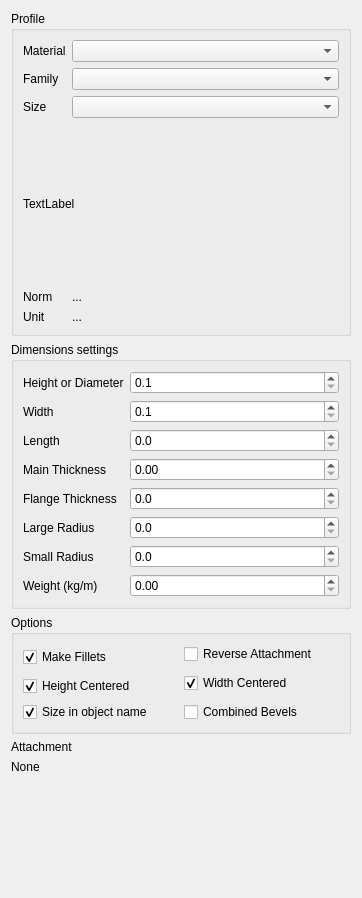
<?xml version="1.0" encoding="UTF-8"?>
<ui version="4.0">
 <class>Dialog</class>
 <widget class="QDialog" name="Dialog">
  <property name="geometry">
   <rect>
    <x>0</x>
    <y>0</y>
    <width>362</width>
    <height>898</height>
   </rect>
  </property>
  <property name="windowTitle">
   <string>Dialog</string>
  </property>
  <layout class="QVBoxLayout" name="verticalLayout">
   <item>
    <widget class="QGroupBox" name="groupBox">
     <property name="title">
      <string>Profile</string>
     </property>
     <layout class="QFormLayout" name="formLayout">
      <item row="0" column="0">
       <widget class="QLabel" name="label_10">
        <property name="text">
         <string>Material</string>
        </property>
       </widget>
      </item>
      <item row="0" column="1">
       <widget class="QComboBox" name="combo_material"/>
      </item>
      <item row="1" column="0">
       <widget class="QLabel" name="label">
        <property name="text">
         <string>Family</string>
        </property>
       </widget>
      </item>
      <item row="1" column="1">
       <widget class="QComboBox" name="combo_family">
        <property name="toolTip">
         <string>Choose profile type</string>
        </property>
       </widget>
      </item>
      <item row="2" column="0">
       <widget class="QLabel" name="label_2">
        <property name="text">
         <string>Size</string>
        </property>
       </widget>
      </item>
      <item row="2" column="1">
       <widget class="QComboBox" name="combo_size">
        <property name="toolTip">
         <string>Choose size</string>
        </property>
       </widget>
      </item>
      <item row="4" column="0" colspan="2">
       <widget class="QLabel" name="label_image">
        <property name="minimumSize">
         <size>
          <width>0</width>
          <height>160</height>
         </size>
        </property>
        <property name="text">
         <string>TextLabel</string>
        </property>
       </widget>
      </item>
      <item row="5" column="0">
       <widget class="QLabel" name="label_11">
        <property name="text">
         <string>Norm</string>
        </property>
       </widget>
      </item>
      <item row="5" column="1">
       <widget class="QLabel" name="label_norm">
        <property name="text">
         <string>...</string>
        </property>
       </widget>
      </item>
      <item row="6" column="0">
       <widget class="QLabel" name="label_13">
        <property name="text">
         <string>Unit</string>
        </property>
       </widget>
      </item>
      <item row="6" column="1">
       <widget class="QLabel" name="label_unit">
        <property name="text">
         <string>...</string>
        </property>
       </widget>
      </item>
     </layout>
    </widget>
   </item>
   <item>
    <widget class="QGroupBox" name="groupBox_2">
     <property name="title">
      <string>Dimensions settings</string>
     </property>
     <layout class="QFormLayout" name="formLayout_2">
      <item row="0" column="0">
       <widget class="QLabel" name="label_3">
        <property name="text">
         <string>Height or Diameter</string>
        </property>
       </widget>
      </item>
      <item row="0" column="1">
       <widget class="QDoubleSpinBox" name="sb_height">
        <property name="toolTip">
         <string>Adjust Height</string>
        </property>
        <property name="decimals">
         <number>1</number>
        </property>
        <property name="minimum">
         <double>0.100000000000000</double>
        </property>
        <property name="maximum">
         <double>1000.000000000000000</double>
        </property>
        <property name="singleStep">
         <double>0.100000000000000</double>
        </property>
       </widget>
      </item>
      <item row="1" column="0">
       <widget class="QLabel" name="label_4">
        <property name="text">
         <string>Width</string>
        </property>
       </widget>
      </item>
      <item row="1" column="1">
       <widget class="QDoubleSpinBox" name="sb_width">
        <property name="decimals">
         <number>1</number>
        </property>
        <property name="minimum">
         <double>0.100000000000000</double>
        </property>
        <property name="maximum">
         <double>1000.000000000000000</double>
        </property>
        <property name="singleStep">
         <double>0.100000000000000</double>
        </property>
       </widget>
      </item>
      <item row="2" column="0">
       <widget class="QLabel" name="label_5">
        <property name="text">
         <string>Length</string>
        </property>
       </widget>
      </item>
      <item row="2" column="1">
       <widget class="QDoubleSpinBox" name="sb_length">
        <property name="decimals">
         <number>1</number>
        </property>
        <property name="maximum">
         <double>24000.000000000000000</double>
        </property>
       </widget>
      </item>
      <item row="3" column="0">
       <widget class="QLabel" name="label_6">
        <property name="text">
         <string>Main Thickness</string>
        </property>
       </widget>
      </item>
      <item row="3" column="1">
       <widget class="QDoubleSpinBox" name="sb_main_thickness">
        <property name="maximum">
         <double>100.000000000000000</double>
        </property>
        <property name="singleStep">
         <double>0.100000000000000</double>
        </property>
       </widget>
      </item>
      <item row="4" column="0">
       <widget class="QLabel" name="label_7">
        <property name="text">
         <string>Flange Thickness</string>
        </property>
       </widget>
      </item>
      <item row="4" column="1">
       <widget class="QDoubleSpinBox" name="sb_flange_thickness">
        <property name="decimals">
         <number>1</number>
        </property>
        <property name="singleStep">
         <double>0.100000000000000</double>
        </property>
       </widget>
      </item>
      <item row="5" column="0">
       <widget class="QLabel" name="label_8">
        <property name="text">
         <string>Large Radius</string>
        </property>
       </widget>
      </item>
      <item row="5" column="1">
       <widget class="QDoubleSpinBox" name="sb_radius1">
        <property name="decimals">
         <number>1</number>
        </property>
        <property name="maximum">
         <double>50.000000000000000</double>
        </property>
        <property name="singleStep">
         <double>0.100000000000000</double>
        </property>
       </widget>
      </item>
      <item row="6" column="0">
       <widget class="QLabel" name="label_9">
        <property name="text">
         <string>Small Radius</string>
        </property>
       </widget>
      </item>
      <item row="6" column="1">
       <widget class="QDoubleSpinBox" name="sb_radius2">
        <property name="decimals">
         <number>1</number>
        </property>
        <property name="maximum">
         <double>50.000000000000000</double>
        </property>
        <property name="singleStep">
         <double>0.100000000000000</double>
        </property>
       </widget>
      </item>
      <item row="7" column="1">
       <widget class="QDoubleSpinBox" name="sb_weight">
        <property name="maximum">
         <double>500.000000000000000</double>
        </property>
        <property name="singleStep">
         <double>0.100000000000000</double>
        </property>
       </widget>
      </item>
      <item row="7" column="0">
       <widget class="QLabel" name="label_12">
        <property name="text">
         <string>Weight (kg/m)</string>
        </property>
       </widget>
      </item>
     </layout>
    </widget>
   </item>
   <item>
    <widget class="QGroupBox" name="groupBox_3">
     <property name="title">
      <string>Options</string>
     </property>
     <layout class="QGridLayout" name="gridLayout">
      <item row="0" column="0" rowspan="2">
       <widget class="QCheckBox" name="cb_make_fillet">
        <property name="text">
         <string>Make Fillets</string>
        </property>
        <property name="checked">
         <bool>true</bool>
        </property>
       </widget>
      </item>
      <item row="0" column="1">
       <widget class="QCheckBox" name="cb_reverse_attachment">
        <property name="text">
         <string>Reverse Attachment</string>
        </property>
       </widget>
      </item>
      <item row="1" column="1" rowspan="2">
       <widget class="QCheckBox" name="cb_width_centered">
        <property name="text">
         <string>Width Centered</string>
        </property>
        <property name="checked">
         <bool>true</bool>
        </property>
       </widget>
      </item>
      <item row="2" column="0">
       <widget class="QCheckBox" name="cb_height_centered">
        <property name="text">
         <string>Height Centered</string>
        </property>
        <property name="checked">
         <bool>true</bool>
        </property>
       </widget>
      </item>
      <item row="3" column="0">
       <widget class="QCheckBox" name="cb_size_in_name">
        <property name="text">
         <string>Size in object name</string>
        </property>
        <property name="checked">
         <bool>true</bool>
        </property>
       </widget>
      </item>
      <item row="3" column="1">
       <widget class="QCheckBox" name="cb_combined_bevel">
        <property name="text">
         <string>Combined Bevels</string>
        </property>
       </widget>
      </item>
     </layout>
    </widget>
   </item>
   <item>
    <widget class="QLabel" name="label_14">
     <property name="text">
      <string>Attachment</string>
     </property>
    </widget>
   </item>
   <item>
    <widget class="QLabel" name="label_attach">
     <property name="text">
      <string>None</string>
     </property>
    </widget>
   </item>
   <item>
    <spacer name="verticalSpacer">
     <property name="orientation">
      <enum>Qt::Vertical</enum>
     </property>
     <property name="sizeHint" stdset="0">
      <size>
       <width>20</width>
       <height>9</height>
      </size>
     </property>
    </spacer>
   </item>
  </layout>
 </widget>
 <resources/>
 <connections/>
</ui>
